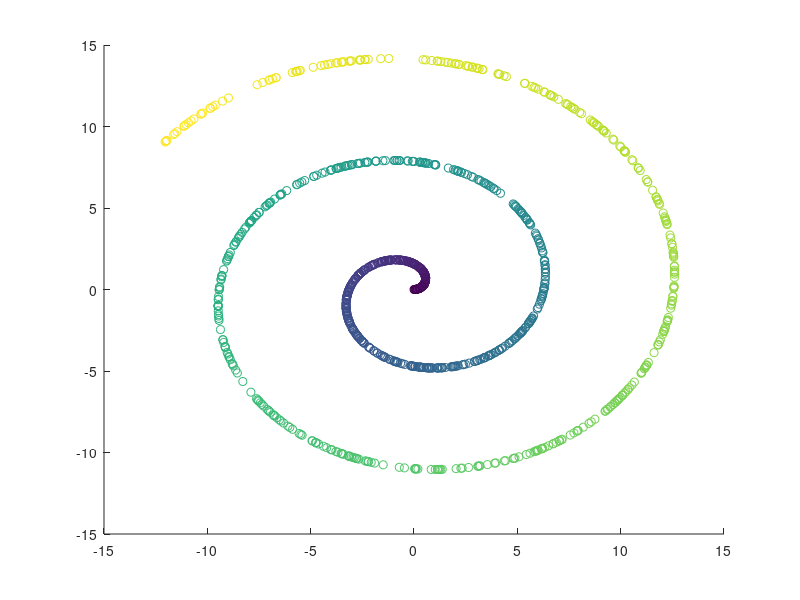
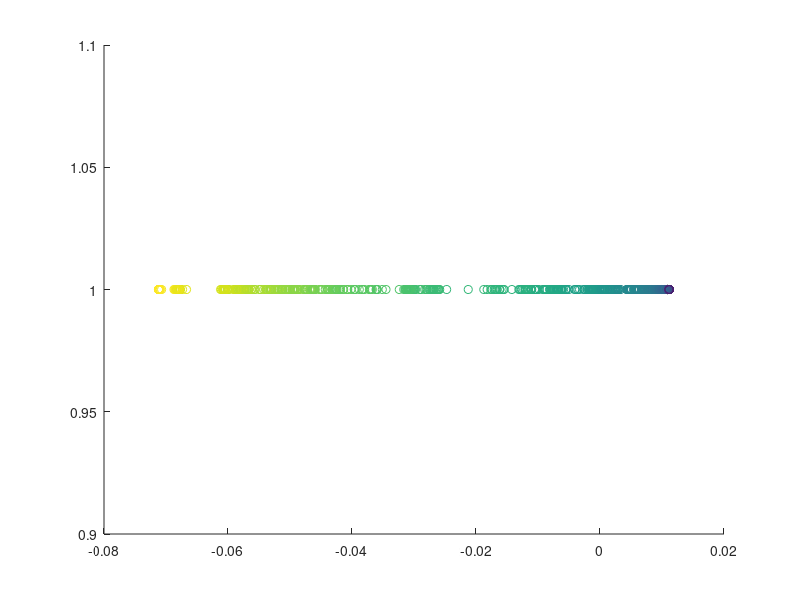

Write MATLAB code to recreate these figures, in order.
%clear workspace
clear all
close all

load spiral.mat

xs = spiral;
sigma = 1;
m = 2;
t = 10;


figure;
scatter(xs(1,:),xs(2,:),[],thetas);

%compute pair-wise distance
pwdists2 = bsxfun(@plus, dot(xs,xs)', dot(xs,xs)) - 2*(xs'*xs);

%constract similiarity matrix, W
W = exp(-pwdists2./(2*sigma^2));

%get the row sum of W
rowSum = sum(W,2);

%make it diagonal matrix
D = diag(rowSum');

%constract M
M = (inv(D)) * W;

%compute the first m+1 right eigenvectors of M
[eigVec,eigVal] = eigs(M, m+1);

%get val
vals = diag(eigVal);
vals = vals(2:m+1,:);

%scale vals based on t
scale = vals.^t;

%add the scale to the map (first non-trivial eigevvector
map = bsxfun(@times,eigVec(:,2:m+1),scale');

x = ones(size(map,1),1);
figure;
scatter(map(:,1),x,[],thetas);



